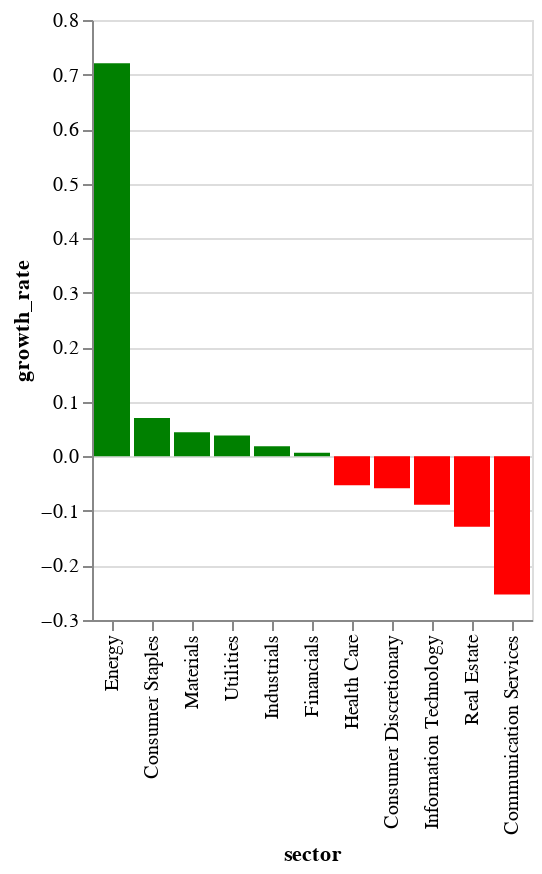

Notebook source saved alongside this figure:
### Code cell
bar_chart(360)

### Figure 1 — Vega-Lite specification as saved in the notebook (floating-point values rounded to 4 significant figures)
{"config": {"view": {"continuousWidth": 400, "continuousHeight": 300}}, "data": {"name": "data-bf021c3d72aa5711791b3767b07122e3"}, "mark": "bar", "encoding": {"color": {"condition": {"value": "green", "test": "(datum.growth_rate > 0)"}, "value": "red"}, "x": {"field": "sector", "sort": "-y", "type": "nominal"}, "y": {"field": "growth_rate", "type": "quantitative"}}, "$schema": "https://vega.github.io/schema/vega-lite/v4.17.0.json", "datasets": {"data-bf021c3d72aa5711791b3767b07122e3": [{"sector": "Industrials", "growth_rate": 0.01847}, {"sector": "Health Care", "growth_rate": -0.05302}, {"sector": "Information Technology", "growth_rate": -0.08862}, {"sector": "Communication Services", "growth_rate": -0.2534}, {"sector": "Consumer Staples", "growth_rate": 0.07056}, {"sector": "Consumer Discretionary", "growth_rate": -0.05833}, {"sector": "Utilities", "growth_rate": 0.03841}, {"sector": "Financials", "growth_rate": 0.006528}, {"sector": "Materials", "growth_rate": 0.04432}, {"sector": "Real Estate", "growth_rate": -0.1288}, {"sector": "Energy", "growth_rate": 0.7205}]}}
